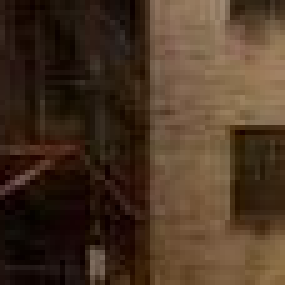
#> input picture target_clean.png, 57 x 57 px (shown 5 times larger)
$ python templatematcher.py
#> lines starting #> are read from the running program, lines starting #| are printed output that depends on the picture
import cv2
import os
import numpy as np
from concurrent.futures import ThreadPoolExecutor, as_completed
from PIL import Image
from threading import Lock
import csv
import datetime

# --- CONFIG ---
query_path = "target.png"
folder_path = "searchfolder"
clean_folder = "searchfolder_clean"  # Folder for cleaned images
correlation_folder = "correlation_maps"  # Folder for correlation maps
timestamp = datetime.datetime.now().strftime("%Y%m%d_%H%M%S")
results_file = f"match_results_{timestamp}.csv"


method = cv2.TM_CCOEFF_NORMED
num_workers = 6  # Matches 6-core processor
max_pyramid_levels = 3  # Number of pyramid levels for scale invariance
log_scale_factor = 0.0001  # Controls logarithmic tolerance (higher = stricter)
save_correlation_maps = False  # Boolean to toggle correlation map saving (Purely for fun lol, slows it down by orders of magnitude)

# Create folders
os.makedirs(clean_folder, exist_ok=True)
if save_correlation_maps:
    os.makedirs(correlation_folder, exist_ok=True)

# Initializion
all_files = [f for f in os.listdir(folder_path) if f.lower().endswith(".png")]
total_files = len(all_files)
completed_files = 0
matched_files = 0
completed_matches = 0
file_lock = Lock()
match_lock = Lock()
csv_lock = Lock()


def print_file_progress(file, phase):
    global completed_files
    global matched_files

    fileCount = completed_files if phase != "Matching" else matched_files
    with file_lock:
        fileCount += 1
        percentage = (fileCount / total_files) * 100
        print(f"{phase} file {fileCount}/{total_files} ({percentage:.2f}%): {file}")

    if phase == "Matching":
        matched_files = fileCount
        return
    completed_files = fileCount


# Print match completion percentage


# Update CSV with new result, keeping it sorted in ascending order
def update_csv(new_result):
    with csv_lock:
        # Read existing results
        existing_results = []
        try:
            with open(results_file, 'r', newline='') as csvfile:
                reader = csv.reader(csvfile)
                header = next(reader, None)  # Skip header
                if header:
                    for row in reader:
                        if len(row) == 2:
                            existing_results.append((float(row[0]), row[1]))
        except FileNotFoundError:
            pass  # File doesn't exist yet

        # Add new result
        if new_result:
            existing_results.append(new_result)

        # Sort by score (ascending)
        existing_results.sort(key=lambda x: x[0], reverse=False)

        # Write back to CSV
        with open(results_file, 'w', newline='') as csvfile:
            writer = csv.writer(csvfile)
            writer.writerow(['Score', 'Filename'])
            for score, name in existing_results:
                writer.writerow([f"{score:.4f}", name])

# Preprocess images to remove ICC profiles
def clean_png(input_path, output_path, file_name):
    if os.path.exists(output_path):
        print_file_progress(file_name, "Skipping cleaning (already exists)")
        return True
    print_file_progress(file_name, "Cleaning")
    try:
        img = Image.open(input_path)
        img.save(output_path, "PNG", icc_profile=None)
        return True
    except Exception as e:
        print(f"Error cleaning {file_name}: {str(e)}")
        return False

# Clean target.png
completed_files = -1
print(f"Cleaning query image: {query_path}")
clean_query_path = os.path.join("./", "target_clean.png")
if not clean_png(query_path, clean_query_path, "target.png"):
    raise ValueError("Failed to clean query image.")


# Clean all images in folder
print(f"\nCleaning {total_files} PNGs from {folder_path} to {clean_folder}...")
for file in all_files:
    clean_png(
        os.path.join(folder_path, file),
        os.path.join(clean_folder, file),
        file
    )

# Update folder_path for matching
folder_path = clean_folder

# Load query image
print(f"\nLoading query image: {clean_query_path}")
query = cv2.imread(clean_query_path)
#> query is the input picture: shape (57, 57, 3); mean B, G, R 35.8, 52.8, 73.2
if query is None:
    raise ValueError(f"Failed to load query image: {clean_query_path}")

query_shape = query.shape[:2]
#> query_shape = (57, 57)
print(f"Query image shape: {query_shape}")
#| Query image shape: (57, 57)

# Process image for template matching with pyramids
def process_image(file):
#> called with file = '106-367x267.png'
    completed_files = 0
    print_file_progress(file, "Matching")
    if not file.lower().endswith(".png"):
        return None

    path = os.path.join(folder_path, file)
    try:
        img = cv2.imread(path)
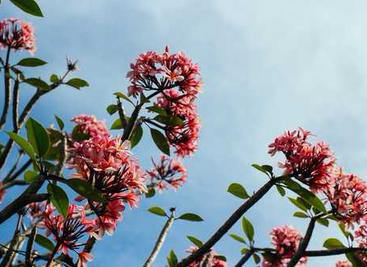
#> input picture searchfolder/106-367x267.png, 367 x 267 px, found by its file name
#> img is the input picture: shape (267, 367, 3); mean B, G, R 158.3, 149.7, 141.1
        if img is None:
            print(f"Failed to load {file}")
            # print_match_progress()
            return None

        if img.shape[0] < query.shape[0] or img.shape[1] < query.shape[1]:
            print(f"Skipping {file}: Image too small (shape: {img.shape[:2]})")
            # print_match_progress()
            return None

        # Create image pyramid for source image
        best_score = -1
        best_res = None
        best_scale = 1.0
        current_img = img
        for level in range(max_pyramid_levels):
            if current_img.shape[0] < query.shape[0] or current_img.shape[1] < query.shape[1]:
                break
            res = cv2.matchTemplate(current_img, query, method)
            min_val, max_val, min_loc, max_loc = cv2.minMaxLoc(res)
            score = max_val  # TM_CCOEFF_NORMED gives max_val in [0, 1]
            if score > best_score:
                best_score = score
                best_res = res
                best_scale = 1.0 / (2 ** level)  # Track scale for map sizing
            current_img = cv2.pyrDown(current_img)
#> this loop made 3 passes
#> (min_val, max_val, min_loc, max_loc, score, best_score) on pass 1: (-0.475, 0.677, (262, 154), (244, 66), 0.677, 0.677)
#> (min_val, max_val, min_loc, max_loc, score) on passes 2 to 3: (-0.31, 0.63, (108, 71), (101, 7), 0.63), (0.149, 0.456, (35, 0), (19, 4), 0.456)
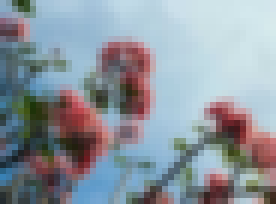
#> current_img: shape (34, 46, 3) (shown 6 times larger); mean B, G, R 158.2, 149.5, 140.4
#> after the loop, best_scale = 1; best_score = 0.677

        # Save correlation map with logarithmic scaling, aligned to kernel center
        if save_correlation_maps and best_res is not None:
            # Initialize output map with same size as input image
            img_height, img_width = img.shape[:2]
            corr_map = np.zeros((img_height, img_width), dtype=np.uint8)

            # Compute offsets for kernel center
            qh, qw = query_shape
            offset_h, offset_w = qh // 2, qw // 2

            # Map correlation scores to center positions with logarithmic scaling
            res_height, res_width = best_res.shape
            for i in range(res_height):
                for j in range(res_width):
                    # Center position in original image (adjusted for scale)
                    center_i = int(i * best_scale + offset_h)
                    center_j = int(j * best_scale + offset_w)
                    if 0 <= center_i < img_height and 0 <= center_j < img_width:
                        # Logarithmic scaling: clip negative scores, emphasize near-1.0
                        score = max(best_res[i, j], 0)  # Clip negative scores
                        intensity = 255 * np.log(1 + log_scale_factor * score) / np.log(1 + log_scale_factor)
                        corr_map[center_i, center_j] = intensity.astype(np.uint8)

            # Save as PNG
            corr_path = os.path.join(correlation_folder, f"{os.path.splitext(file)[0]}_corr.png")
            cv2.imwrite(corr_path, corr_map)

        # print_match_progress()
        return (best_score, file) if best_score > -1 else None
    except Exception as e:
        print(f"Error processing {file}: {str(e)}")
        # print_match_progress()
        return None

# Run multithreaded match
results = []
print(f"\nStarting template matching with {num_workers} workers...")
with ThreadPoolExecutor(max_workers=num_workers) as executor:
    futures = {executor.submit(process_image, f): f for f in all_files}
#> call 2 of process_image, with file = '115-367x267.png'
#> in process_image (call 2), `completed_files = 0`: completed_files = 0
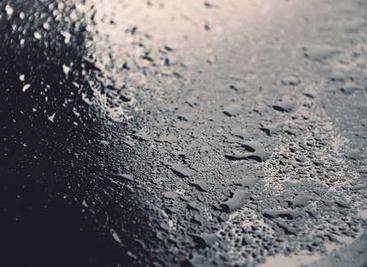
#> input picture searchfolder/115-367x267.png, 367 x 267 px, found by its file name
#> in process_image, img is the input picture: shape (267, 367, 3); mean B, G, R 114.1, 111.8, 114
#> the loop in process_image (call 2), `for level in range(max_pyramid_levels):` made 3 passes
#> (min_val, max_val, min_loc, max_loc, score, best_score) on passes 1 to 2: (-0.367, 0.636, (272, 7), (67, 24), 0.636, 0.636), (-0.285, 0.685, (121, 0), (16, 19), 0.685, 0.685)
#> (min_val, max_val, min_loc, max_loc, score) on pass 3: (-0.0305, 0.649, (35, 0), (0, 10), 0.649)
#> pass 1, in process_image (call 2), `res = cv2.matchTemplate(current_img, query, method)`:
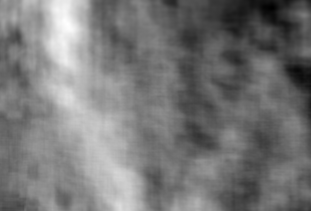
#> res: shape (211, 311) float32; min -0.367, max 0.636, mean 0.102; drawn with min black and max white
#> after the loop in process_image (call 2), `for level in range(max_pyramid_levels):`: best_scale = 0.5; best_score = 0.685
#> call 3 of process_image, with file = '116-367x267.png'
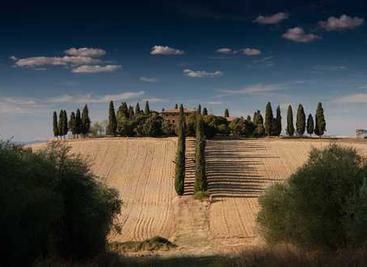
#> input picture searchfolder/116-367x267.png, 367 x 267 px, found by its file name
#> in process_image, img is the input picture: shape (267, 367, 3); mean B, G, R 69.1, 73.6, 74.7
#> the loop in process_image (call 3), `for level in range(max_pyramid_levels):` made 3 passes
#> (min_val, max_val, min_loc, max_loc, score, best_score) on pass 1: (-0.714, 0.725, (231, 198), (88, 185), 0.725, 0.725)
#> (min_val, max_val, min_loc, max_loc, score) on passes 2 to 3: (-0.55, 0.654, (59, 70), (25, 77), 0.654), (-0.163, 0.344, (35, 0), (0, 7), 0.344)
#> pass 1, in process_image (call 3), `res = cv2.matchTemplate(current_img, query, method)`:
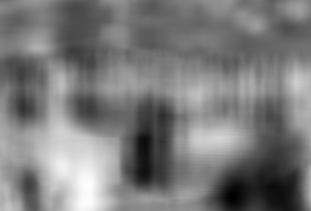
#> res: shape (211, 311) float32; min -0.714, max 0.725, mean -0.0219; drawn with min black and max white
#> after the loop in process_image (call 3), `for level in range(max_pyramid_levels):`:
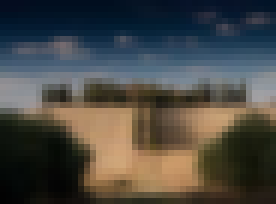
#> current_img: shape (34, 46, 3) (shown 6 times larger); mean B, G, R 68.3, 72.5, 73.4
#> after the loop in process_image (call 3), `for level in range(max_pyramid_levels):`: best_scale = 1; best_score = 0.725
#> futures = 3 items
    for future in as_completed(futures):
        result = future.result()
        if result:
            update_csv(result)  # Update CSV in real time
#> this loop made 3 passes
#> (result, header in update_csv) on passes 2 to 3: ((0.725, '116-367x267.png'), ['Score', 'Filename']), ((0.685, '115-367x267.png'), ['Score', 'Filename'])
#> result on pass 1: (0.677, '106-367x267.png')

print(f"\nResults saved to {results_file}")
# Sort results file in descending order by score
with open(results_file, 'r', newline='') as csvfile:
    reader = csv.reader(csvfile)
    header = next(reader, None)
    results = []
    for row in reader:
        if len(row) == 2:
            results.append((float(row[0]), row[1]))

results.sort(key=lambda x: x[0], reverse=True)

with open(results_file, 'w', newline='') as csvfile:
    writer = csv.writer(csvfile)
    writer.writerow(['Score', 'Filename'])
    for score, name in results:
        writer.writerow([f"{score:.4f}", name])

if results:
    print(f"Top match: {results[0][1]}")
else:
    print("No matches found.")
if save_correlation_maps:
    print(f"Correlation maps saved to {correlation_folder}")
else:
    print("Correlation maps skipped (save_correlation_maps=False)")
